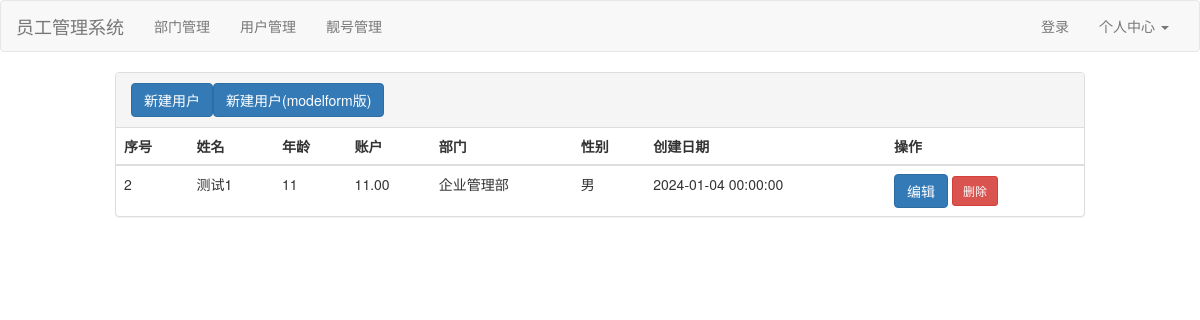
The page /User/list/ on the database its author committed.
### app01/models.py (models this page shows, shortened)
class UserInfo(models.Model):
    name = models.CharField(verbose_name="姓名", max_length=32)
    password = models.CharField(verbose_name="密码", max_length=32)
    age = models.IntegerField(verbose_name="年龄")
    account = models.DecimalField(verbose_name="账户", max_digits=10, decimal_places=2)
    depart = models.ForeignKey(to=Department, to_field="id", on_delete=models.CASCADE, verbose_name="部门")
    gender_choices = ((1,"男"),(2,"女"))
    gender = models.SmallIntegerField(verbose_name="性别", choices=gender_choices)
    create_date = models.DateTimeField(null=True, blank=True, verbose_name="创建时间")

class Department(models.Model):
    title = models.CharField(verbose_name="标题", max_length=22)   # verbose_name="标题"这是相当于注解字段的含义

### app01/views.py (the view)
# urls.py: path('User/list/', views.User_list),
def User_list(request):
    UserList = UserInfo.objects.all()
    for obj in UserList:
        print(obj.name, obj.password, obj.age, obj.account, obj.depart.title,
              obj.get_gender_display(), obj.create_date.strftime("%Y-%m-%d"))
    return render(request, "User_List.html", {"UserList": UserList, })

### app01/templates/User_List.html
{% extends "index_head.html" %}
{% block content %}
<div class="panel panel-default">
    <div class="panel-heading"><a href="/User/add" class="btn btn-primary">新建用户</a><a href="/User/model_form_add/"
            class="btn btn-primary">新建用户(modelform版)</a></div>
    <table class="table">
        <thead>
            <tr>
                <th>序号</th>
                <th>姓名</th>
                <th>年龄</th>
                <th>账户</th>
                <th>部门</th>
                <th>性别</th>
                <th>创建日期</th>
                <th>操作</th>
            </tr>
        </thead>
        <tbody>
            {% for obj in UserList %}
            <tr>
                <td>{{ obj.id }}</td>
                <td>{{ obj.name }}</td>
                <td>{{ obj.age }}</td>
                <td>{{ obj.account }}</td>
                <td>{{ obj.depart.title }}</td>
                <td>{{ obj.get_gender_display }}</td>
                <td>{{ obj.create_date|date:"Y-m-d H:i:s" }}</td>
                <td><a href="/User/{{ obj.id }}/edit/" class="btn btn-primary bin-sm">编辑</a>
                    <a href="/User/{{ obj.id }}/delete/" class="btn btn-danger btn-sm">删除</a></td>
            </tr>
            {% endfor %}
        </tbody>
    </table>
</div>
{% endblock %}

### rows shown on the page
UserInfo: id "2", name "测试1", age "11", account "11.00", depart "企业管理部", gender "男", create_date "2024-01-04 00:00:00"
